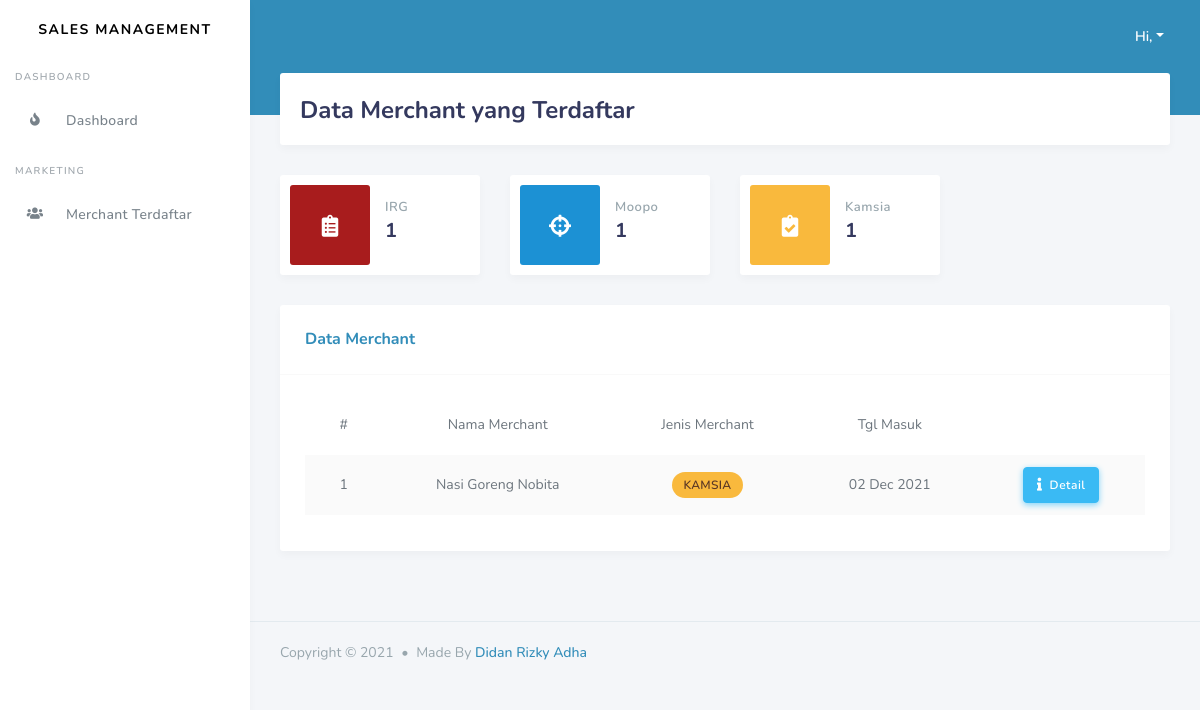
/index.php/home/merchant, run on the app's committed database.
### tables this page shows
CREATE TABLE `merchants` (
  `id` int(11) NOT NULL,
  `salesman_id` int(11) NOT NULL,
  `merchant_id` int(11) NOT NULL,
  `merchant_type` enum('MOOPO','KAMSIA','IRG') NOT NULL,
  `merchant_name` varchar(255) NOT NULL,
  `created_at` datetime NOT NULL DEFAULT current_timestamp()
);

### application/controllers/Home.php (called while the page is built, shortened)
<?php
class Home extends CI_Controller {
	public function merchant(){
		$this->load->model('MerchantModel', 'merchant');
		$data['merchant'] = $this->merchant->get();
		$data['count_merchant'] = [
			'irg' => $this->merchant->count_merchant('irg'),
			'moopo' => $this->merchant->count_merchant('moopo'),
			'kamsia' => $this->merchant->count_merchant('kamsia'),
		];
		$this->load->view('pages/dashboard/merchant', $data);
	}
}

### index.php (called while the page is built, shortened)
<?php
require_once BASEPATH.'core/CodeIgniter.php';

### application/models/MerchantModel.php (called while the page is built, shortened)
<?php
class MerchantModel extends CI_Model {
	public function get(){
		if ($this->session->userdata('is_admin') == TRUE) {
			$q = $this->db->get('merchants');
		}else{
			$q = $this->db->get('merchants', ['salesman_id' => $this->session->userdata('salesman_id')]);
		}
		return $q->result();
	}
}

### application/views/pages/dashboard/merchant.php (the view, shortened to what this page needs)
<body>
  <div id="app">
    <div class="main-wrapper">
      <div class="main-content">
        <section class="section">
          <div class="section-header">
            <h1>Data Merchant yang Terdaftar</h1>
          </div>
          <div class="row">
            <div class="col-lg-3 col-md-6 col-sm-6 col-12">
              <div class="card card-statistic-1">
                <div class="card-icon badge-irg">
                  <i class="fas fa-clipboard-list"></i>
                </div>
                <div class="card-wrap">
                  <div class="card-header">
                    <h4>IRG</h4>
                  </div>
                  <div class="card-body">
                    <?php echo $count_merchant['irg'] ?>
                  </div>
                </div>
              </div>
            </div>
            <div class="col-lg-3 col-md-6 col-sm-6 col-12">
              <div class="card card-statistic-1">
                <div class="card-icon badge-moopo">
                  <i class="fas fa-crosshairs"></i>
                </div>
                <div class="card-wrap">
                  <div class="card-header">
                    <h4>Moopo</h4>
                  </div>
                  <div class="card-body">
                    <?php echo $count_merchant['moopo'] ?>
                  </div>
                </div>
              </div>
            </div>
            <div class="col-lg-3 col-md-6 col-sm-6 col-12">
              <div class="card card-statistic-1">
                <div class="card-icon badge-kamsia">
                  <i class="fas fa-clipboard-check"></i>
                </div>
                <div class="card-wrap">
                  <div class="card-header">
                    <h4>Kamsia</h4>
                  </div>
                  <div class="card-body">
                    <?php echo $count_merchant['kamsia'] ?>
                  </div>
                </div>
              </div>
            </div>
          </div>
          <div class="card">
          	<div class="card-header">
          		<h4>Data Merchant</h4>
          	</div>
          	<div class="card-body">
          		<div class="table-responsive">
          			<table class="table table-striped text-center">
          				<thead>
          					<td>#</td>
          					<td>Nama Merchant</td>
          					<td>Jenis Merchant</td>
          					<td>Tgl Masuk</td>
          					<td></td>
          				</thead>
          				<tbody>
          					<?php foreach ($merchant as $key => $m): ?>
          						<tr>
          							<td><?php echo $key + 1 ?></td>
          							<td><?php echo $m->merchant_name ?></td>
          							<td>
          								<?php if ($m->merchant_type == 'KAMSIA'): ?>
          									<div class="badge badge-kamsia">KAMSIA</div>
          								<?php elseif($m->merchant_type == 'MOOPO') : ?>
          									<div class="badge badge-moopo">MOOPO</div>
          								<?php else : ?>
          									<div class="badge badge-irg">IRG</div>
          								<?php endif ?>
          							</td>
          							<td><?php echo date_format(date_create($m->created_at), 'd M Y') ?></td>
          							<td>
          								<a href="<?php echo base_url('merchant/'.$m->id) ?>" class="btn btn-info"><i class="fas fa-info"></i>&nbsp; Detail</a>
          							</td>
          						</tr>
          					<?php endforeach ?>
          				</tbody>
          			</table>
          		</div>
          	</div>
          </div>
        </section>
      </div>
    </div>
  </div>
</body>
</html>

### application/views/components/head.php (style rules this page uses)
.badge-kamsia { background-color: #F9B93D; color: #5B3825; }
.badge-moopo { background-color: #1C91D4; color: white; }
.badge-irg { background-color: #A81C1D; color: white; }

### data on the page
merchants: merchant_name "Nasi Goreng Nobita", merchant_type "KAMSIA", created_at "02 Dec 2021"

### other printed values
$count_merchant['irg'] "1"
$count_merchant['moopo'] "1"
$count_merchant['kamsia'] "1"
